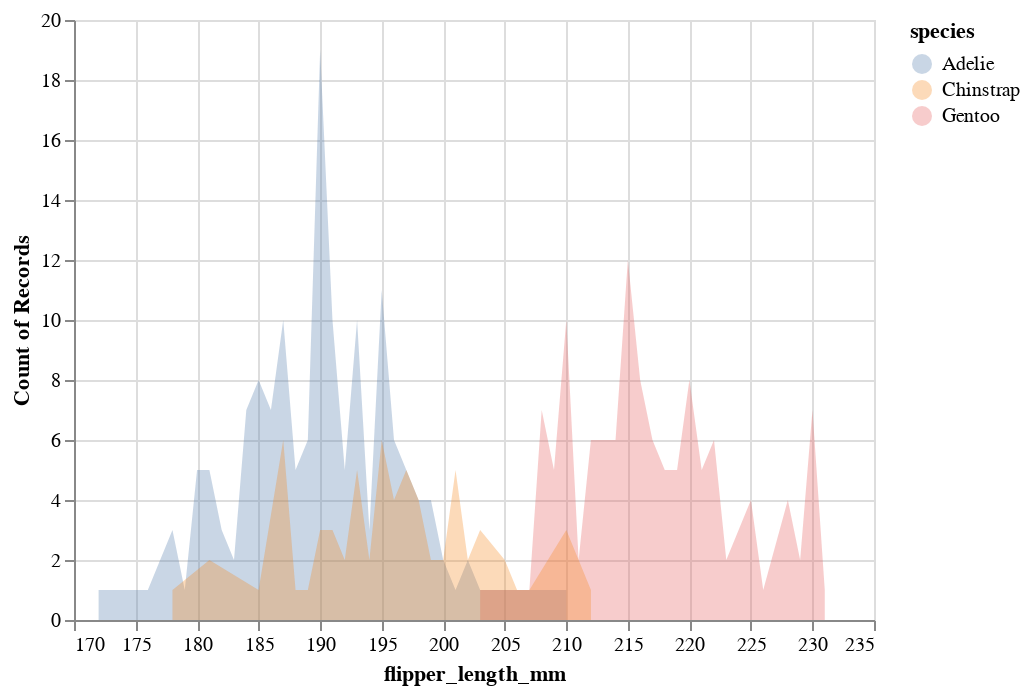

The notebook cell saved with this chart:
### Markdown cell above
4. _(Optional)_ Instead of using `facet`, use `transform_density` to create a [layered area chart](https://altair-viz.github.io/gallery/layered_area_chart.html).

### Code cell
alt.Chart(penguins).mark_area(opacity=0.3).encode(
    x="flipper_length_mm:Q",
        y=alt.Y("count()", stack=None),
    color="species:N"
).interactive()

### Figure 1 — Vega-Lite specification as saved in the notebook (floating-point values rounded to 4 significant figures; data arrays with more than 128 entries replaced by an {"elided": "..."} marker saying what was removed)
{"config": {"view": {"continuousWidth": 400, "continuousHeight": 300}}, "data": {"name": "data-2579922f606b528784ce92236e4ec646"}, "mark": {"type": "area", "opacity": 0.3}, "encoding": {"color": {"field": "species", "type": "nominal"}, "x": {"field": "flipper_length_mm", "type": "quantitative"}, "y": {"aggregate": "count", "stack": null, "type": "quantitative"}}, "selection": {"selector003": {"type": "interval", "bind": "scales", "encodings": ["x", "y"]}}, "$schema": "https://vega.github.io/schema/vega-lite/v4.17.0.json", "datasets": {"data-2579922f606b528784ce92236e4ec646": {"elided": "342 records"}}}
